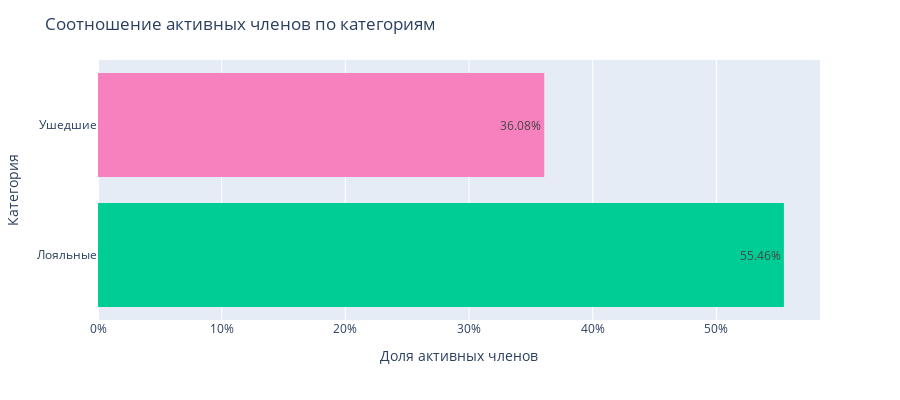

Notebook code for this chart:
### Markdown cell above
Для отображения влияния наличия статуса активного клиента на отток клиентов построим гистограмму.

### Code cell
actives = churn_data.groupby('Exited', as_index=False)['IsActiveMember'].mean().round(4)

fig = px.histogram(
    data_frame=actives,
    x=actives['IsActiveMember'] * 100,
    y=actives['Exited'].map({1:'Ушедшие', 0:'Лояльные'}),
    color=actives['Exited'].map({1:'Ушедшие', 0:'Лояльные'}),
    color_discrete_map={1:'green', 0: 'red'},
    color_discrete_sequence=['#00CC96', 'rgb(247,129, 191)'],
    width=900,
    height=400,
    text_auto=True
)

fig.update_layout(
    title='Соотношение активных членов по категориям',
    xaxis_title='Доля активных членов',
    yaxis_title='Категория',
    xaxis_ticksuffix='%',
    showlegend=False
)

fig.show()
fig.write_html('files to share/9.8.html')

### Figure 1 — Plotly figure (JSON) as saved in the notebook; plotly's stock layout.template omitted (floating-point values rounded to 4 significant figures)
{"data": [{"alignmentgroup": "True", "bingroup": "y", "histfunc": "sum", "hovertemplate": "color=Лояльные<br>sum of x=%{x}<br>y=%{y}<extra></extra>", "legendgroup": "Лояльные", "marker": {"color": "#00CC96", "pattern": {"shape": ""}}, "name": "Лояльные", "offsetgroup": "Лояльные", "orientation": "h", "showlegend": true, "texttemplate": "%{value}", "type": "histogram", "x": [55.46], "xaxis": "x", "y": ["Лояльные"], "yaxis": "y"}, {"alignmentgroup": "True", "bingroup": "y", "histfunc": "sum", "hovertemplate": "color=Ушедшие<br>sum of x=%{x}<br>y=%{y}<extra></extra>", "legendgroup": "Ушедшие", "marker": {"color": "rgb(247,129, 191)", "pattern": {"shape": ""}}, "name": "Ушедшие", "offsetgroup": "Ушедшие", "orientation": "h", "showlegend": true, "texttemplate": "%{value}", "type": "histogram", "x": [36.08], "xaxis": "x", "y": ["Ушедшие"], "yaxis": "y"}], "layout": {"barmode": "relative", "height": 400, "legend": {"title": {"text": "color"}, "tracegroupgap": 0}, "margin": {"t": 60}, "showlegend": false, "title": {"text": "Соотношение активных членов по категориям"}, "width": 900, "xaxis": {"anchor": "y", "domain": [0, 1], "ticksuffix": "%", "title": {"text": "Доля активных членов"}}, "yaxis": {"anchor": "x", "domain": [0, 1], "title": {"text": "Категория"}}}}
